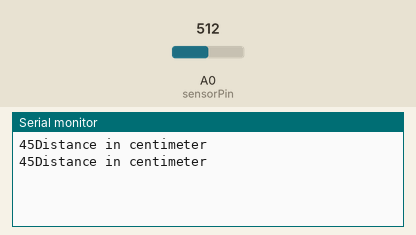
Bench run of a sketch on a simulated Arduino Uno, built with avr-gcc and run on an emulated ATmega328P. On the bench: the last lines printed to the serial monitor. The inputs (shaded band) are chosen by the test bench; at power-on: A0 (sensorPin) = 512.

Above: at 1.8 s.
1.9 s: A0 (sensorPin) set to 716
At 2.8 s:
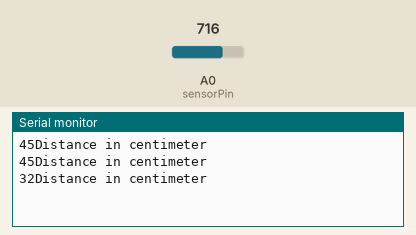
3.4 s: A0 (sensorPin) set to 900
At 4.8 s:
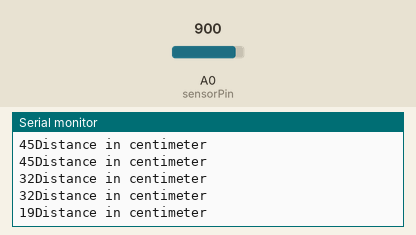
Timing chart, 0 to 6.4 s (numbered marks = the images above; inputs shaded):
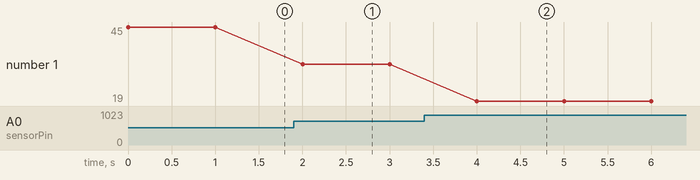

The sketch:

AnalogInputIRsharp.ino
```cpp
int sensorPin = A0;    // select the input pin for the potentiometer
int sensorValue = 0;  // variable to store the value coming from the sensor
int distance;
void setup() {
  // declare the ledPin as an OUTPUT:
    Serial.begin(9600);
}

void loop() {

  sensorValue = analogRead(sensorPin);
  distance=map(sensorValue,0,1023,80,10);

  Serial.print(distance);
  Serial.print("Distance in centimeter");
 // Serial.print(sensorValue);
  Serial.println(" ");
  delay(1000);
}
```

Measured:
- after the input at 1.9 s, the serial monitor: prints a new line after 0.10 s (image 1)
- after the input at 3.4 s, the serial monitor: prints a new line after 0.60 s (image 2)
- plotted number 1: 45 → 32 after the input at 1.9 s, 32 → 19 after the input at 3.4 s
